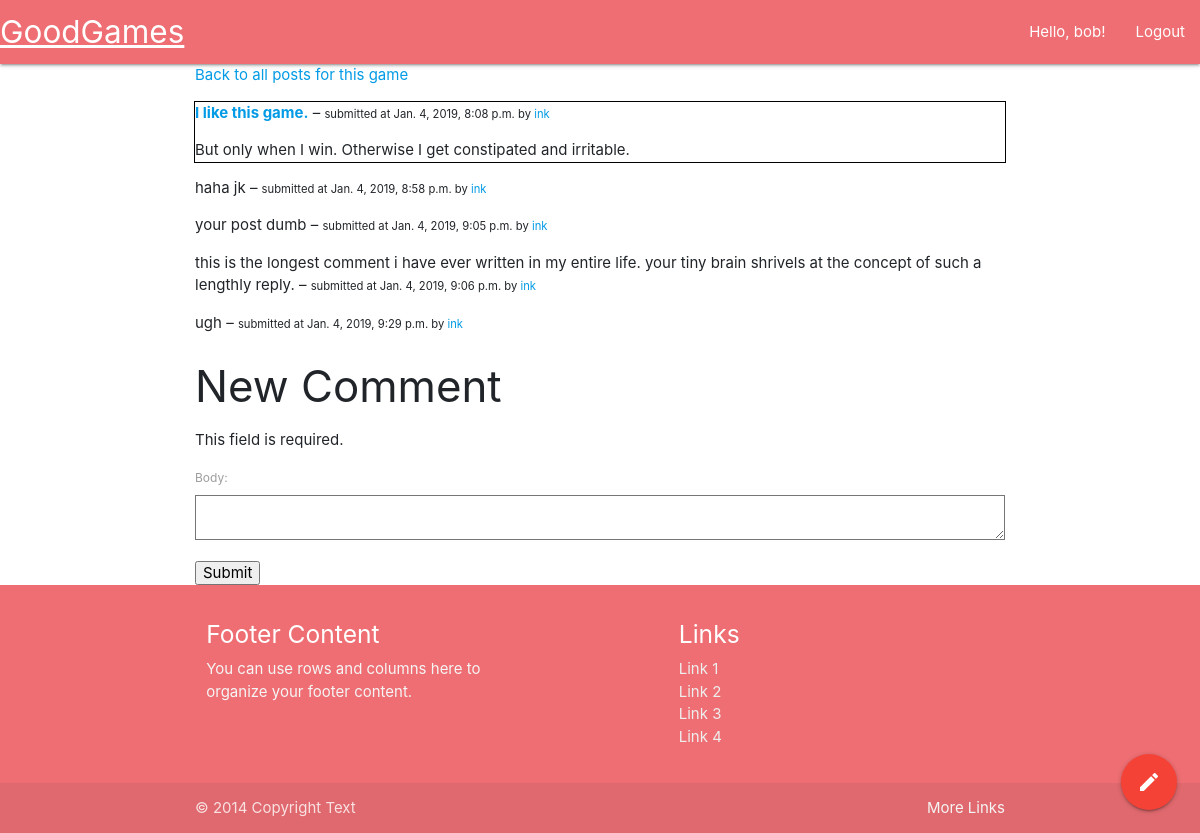
Screenshot of /game/90101/post/4 (signed in) with the database file from the repository.
### goodgames/models.py (models this page shows)
class Post(models.Model):
    title = models.CharField(max_length=100)
    body = models.TextField()
    game = models.ForeignKey(
        Game, on_delete=models.CASCADE, related_name='game')
    date = models.DateTimeField(auto_now=True)
    profile = models.ForeignKey(
        Profile, on_delete=models.CASCADE, related_name='profile')

class Profile(models.Model):
    user = models.OneToOneField(User, on_delete=models.CASCADE)
    name = models.CharField(max_length=50)
    collection = models.ManyToManyField(
        'Game', symmetrical=False, blank=True, related_name="collection")
    wishlist = models.ManyToManyField(
        'Game', symmetrical=False, blank=True, related_name="wishlist")
    def __str__(self):
        return self.name

class Comment(models.Model):
    body = models.TextField()
    post = models.ForeignKey(Post, on_delete=models.CASCADE)
    date = models.DateTimeField(auto_now=True)
    profile = models.ForeignKey(Profile, on_delete=models.CASCADE)

### goodgames/views.py (the view, shortened to what this page needs)
# urls.py: path('game/<int:game_id>/post/<int:post_id>', views.comments_view),
def comments_view(request, game_id, post_id):
    game = Game.objects.filter(igdb_id=game_id).first()
    post = Post.objects.filter(id=post_id).first()
    comments = Comment.objects.filter(post=post)
    form = CommentForm(None or request.POST)
    return render(request, 'post.html', {
        'data': {
            'game': game,
            'user': request.user.profile,
            'post': post,
            'comments': comments,
        },
        'form': form,
    })

### goodgames/forms.py
class CommentForm(forms.Form):
    body = forms.CharField(widget=forms.Textarea, max_length=5000)

### goodgames/templates/post.html (shortened to what this page needs)
{% extends 'base.html' %}
{% block main %}
<body>
    <p><a href="/game/{{ data.game.igdb_id }}/posts">Back to all posts for this game</a></p>
    <div style="outline: 1px solid black">
        <p><a href="/game/{{ data.game.igdb_id }}/post/{{ data.post.id }}"><b>{{ data.post.title }}</b></a> – <span style="font-size: .75em">submitted at {{ data.post.date }} by <a href="/profile/{{ data.post.profile.id }}">{{ data.post.profile }}</a></span></p>
        <p>{{ data.post.body }}
    </div>
    {% for item in data.comments %}
    <p>{{ item.body }} – <span style="font-size: .75em">submitted at {{ item.date }} by <a href="/profile/{{ item.profile.id }}">{{ data.post.profile }}</a></span></p>
    {% endfor %}
    {% if data.user %}
    <h3>New Comment</h3>
    <form action='/game/{{ data.game.igdb_id }}/post/{{ data.post.id }}' method="post">
        {{ form.as_p }}
        <input type='submit' value='Submit'>
    </form>
    {% endif %}
</body>
{% endblock %}

### goodgames/templates/header.html
<nav>
    <div class="nav-wrapper">
        <a href="/" class="brand-logo m6">GoodGames</a>
        <ul id="nav-mobile" class="right hide-on-med-and-down">
        {% if request.user.is_authenticated %}
        <li><a href="/profile/{{ request.user.id }}">Hello, {{ request.user }}!</a></li>
        <li><a href="/logout">Logout</a></li>
        {% else %}
            <li><a href="/login">Sign in</a></li>
            <li><a href="/signup">Sign up</a></li>
        {% endif %}
        </ul>
    </div>
</nav>

### rows the page displays
Post: post "I like this game.", post "Jan. 4, 2019, 8:08 p.m.", post.profile "ink", post.body "But only when I win. Otherwise I get constipated and irritable."
Comment: body "haha jk", date "Jan. 4, 2019, 8:58 p.m."
Comment: body "your post dumb", date "Jan. 4, 2019, 9:05 p.m."
Comment: body "this is the longest comment i have ever written in my entire life. your tiny brain shrivels at the concept of such a lengthly reply.", date "Jan. 4, 2019, 9:06 p.m."
Comment: body "ugh", date "Jan. 4, 2019, 9:29 p.m."

### other values shown
{{ request.user }} "bob"
